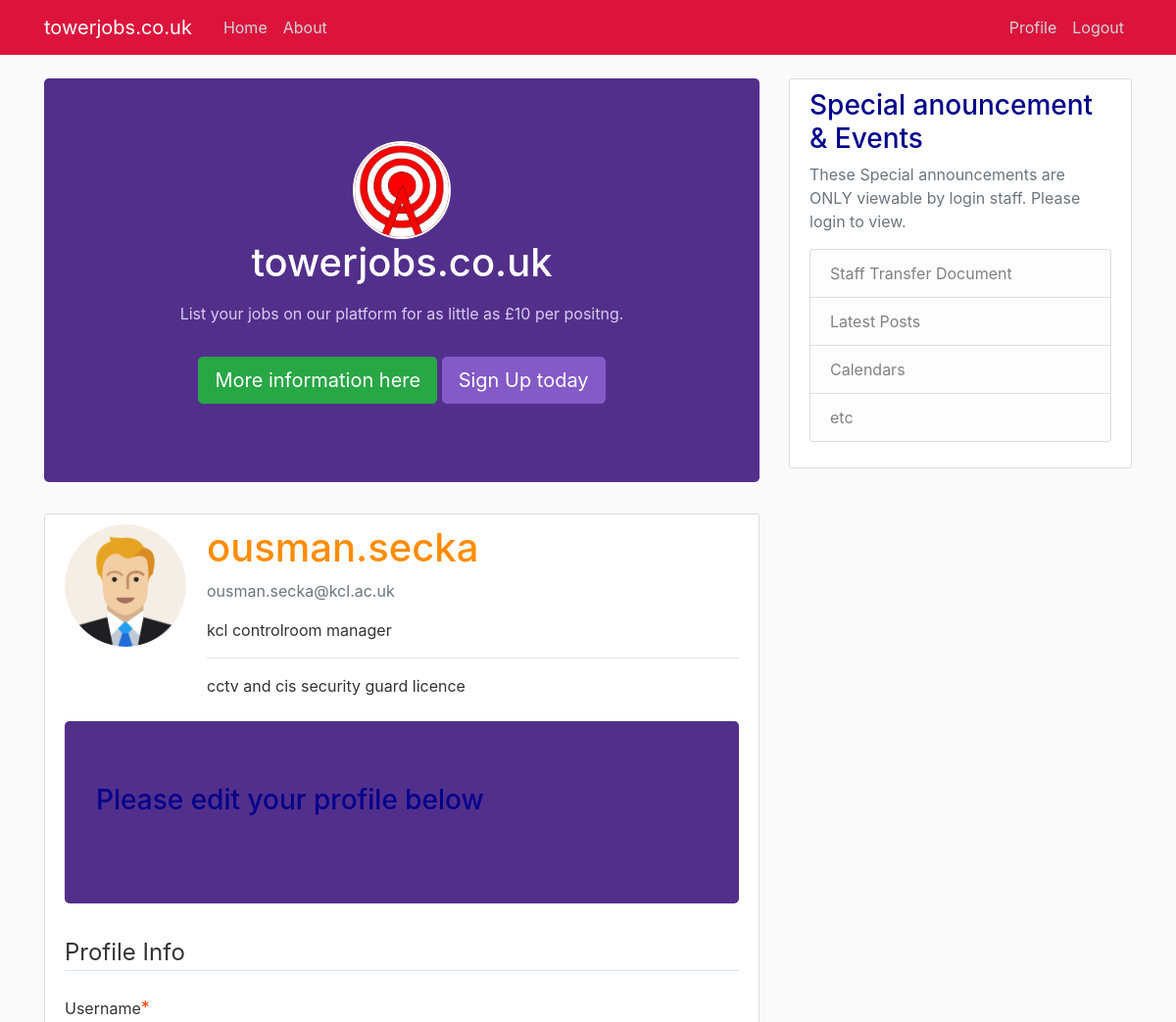
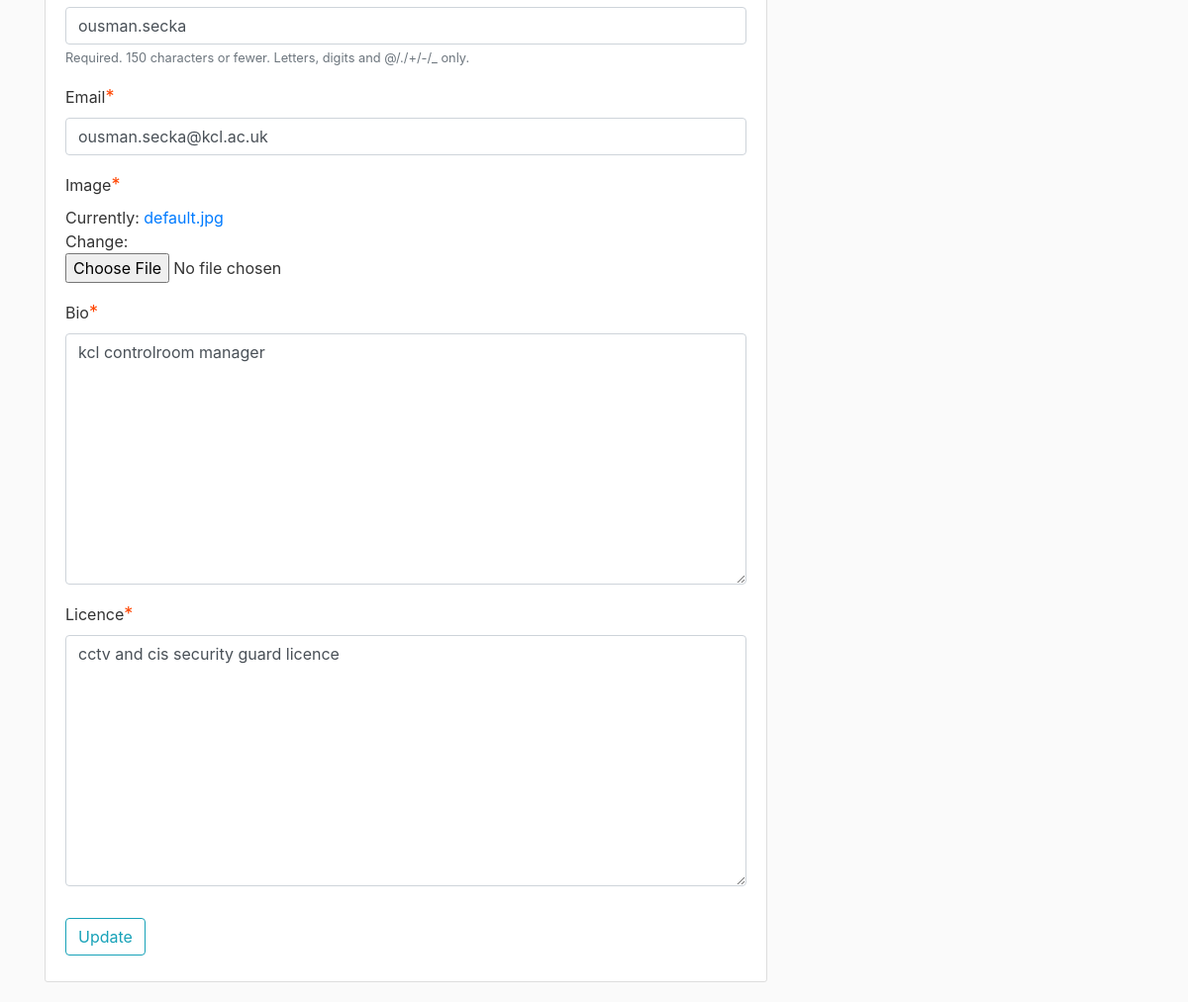
Screenshot of /profile/ (signed in) with the database file from the repository (2 pictures, top to bottom).
### users/models.py (models this page shows, shortened)
class Profile(models.Model):
    user = models.OneToOneField(User, on_delete=models.CASCADE)
    bio = models.TextField()
    licence = models.TextField()
    image = models.ImageField(default='default.jpg', upload_to='profile_pics')

### users/views.py (the view)
# urls.py: path('profile/', user_views.profile, name='profile'),
@login_required
def profile(request):
    if request.method == 'POST':
        u_form = UserUpdateForm(request.POST, instance=request.user)
        p_form = ProfileUpdateForm(request.POST,
                                   request.FILES,
                                   instance=request.user.profile)
        if u_form.is_valid() and p_form.is_valid():
            u_form.save()
            p_form.save()
            messages.success(request, f'Your account has been updated!')
            return redirect('profile')
    else:
        u_form = UserUpdateForm(instance=request.user)
        p_form = ProfileUpdateForm(instance=request.user.profile)
    context = {
        'u_form': u_form,
        'p_form': p_form
    }
    return render(request, 'users/profile.html', context)

### users/forms.py
class UserUpdateForm(forms.ModelForm):
    email = forms.EmailField()
    class Meta:
        model = User
        fields = ['username', 'email']

class ProfileUpdateForm(forms.ModelForm):
    class Meta:
        model = Profile
        fields = ['image', 'bio', 'licence']

### users/templates/users/profile.html (shortened to what this page needs)
{% extends "job/base.html" %}
{% load crispy_forms_tags %}
{% block content %}
    <div class="content-section">
      <div class="media">
        <img class="rounded-circle account-img" src="{{ user.profile.image.url }}">
        <div class="media-body">
          <h2 class="account-heading">{{ user.username }}</h2>
          <p class="text-secondary">{{ user.email }}</p>
          <p>{{ user.profile.bio }}</p>
          <hr/>
          {{ user.profile.licence }}
        </div>
      </div>
      <br/>
      <div class="jumbotron">
        <h3>Please edit your profile below</h3>
      </div>
      <form method="POST" enctype="multipart/form-data">
        <fieldset class="form-group">
            <legend class="border-bottom mb-4">Profile Info</legend>
            {{ u_form|crispy }}
            {{ p_form|crispy }}
        </fieldset>
        <div class="form-group">
            <button class="btn btn-outline-info" type="submit">Update</button>
        </div>
    </form>
    </div>
{% endblock content %}

### job/static/job/job.css (style rules this page uses)
body { background: #fafafa; color: #333333; margin-top: 5rem; }
h1, h2, h3, h4, h5, h6 { color: #444444; }
.content-section { background: #ffffff; padding: 10px 20px; border: 1px solid #dddddd; border-radius: 3px; margin-bottom: 20px; }
.account-img { height: 125px; width: 125px; margin-right: 20px; margin-bottom: 16px; }
.account-heading { font-size: 2.5rem; }
h2 { color: #FF8C00; }
h4,h3,h5 { color: #00008B; }
span { color: #FF4500; font-size: 18px; }
.jumbotron { background: #532f8c; color: white; padding-bottom: 80px }

### rows the page displays
Profile: bio "kcl controlroom manager", licence "cctv and cis security guard licence"

### other values shown
{{ user.username }} "ousman.secka"
{{ user.email }} "ousman.secka@kcl.ac.uk"
{{ user.profile.bio }} "kcl controlroom manager"
{{ user.profile.licence }} "cctv and cis security guard licence"
